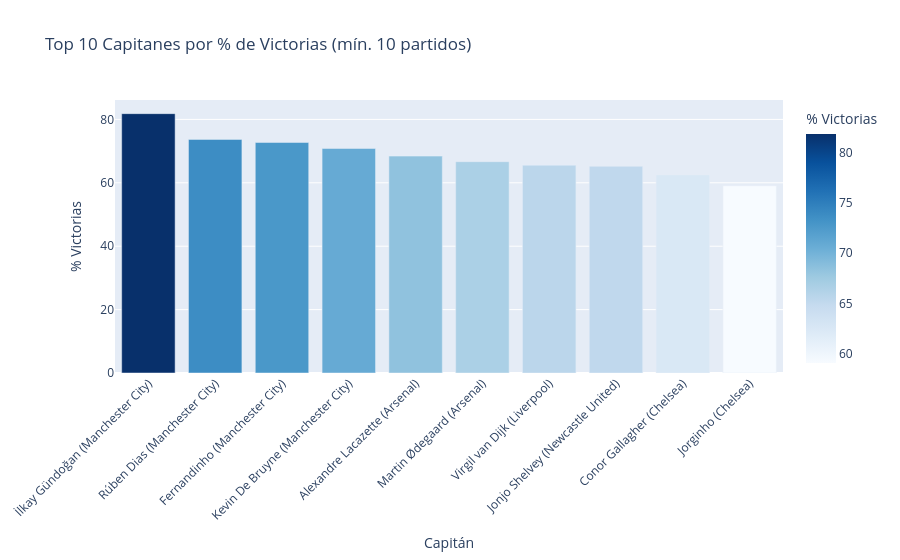

The notebook cell this image was saved under:
### Markdown cell above
¿Qué capitanes han tenido mayor influencia en el rendimiento de su equipo, medido por el porcentaje de victorias en los partidos que lideraron?

### Code cell
captain_stats = (
    df.groupby(["captain", "team"])
    .agg(
        partidos=("result", "count"),
        victorias=("result", lambda x: (x == "W").sum()),
        derrotas=("result", lambda x: (x == "L").sum()),
        empates=("result", lambda x: (x == "D").sum()),
    )
    .reset_index()
)

captain_stats["win_rate"] = (
    captain_stats["victorias"] / captain_stats["partidos"]
) * 100
captain_stats = (
    captain_stats[captain_stats["partidos"] >= 10]
    .sort_values("win_rate", ascending=False)
    .head(10)
)

captain_stats["captain_team"] = (
    captain_stats["captain"] + " (" + captain_stats["team"] + ")"
)

fig = px.bar(
    captain_stats,
    x="captain_team",
    y="win_rate",
    title="Top 10 Capitanes por % de Victorias (mín. 10 partidos)",
    labels={"captain_team": "Capitán", "win_rate": "% Victorias"},
    color="win_rate",
    color_continuous_scale="blues",
    hover_data=["partidos", "victorias", "derrotas", "empates"],
)

fig.update_layout(xaxis_tickangle=-45)
fig.show()

### Figure 1 — Plotly figure (JSON) as saved in the notebook; plotly's stock layout.template omitted (floating-point values rounded to 4 significant figures)
{"data": [{"customdata": [[44, 36, 4, 4], [19, 14, 2, 3], [22, 16, 3, 3], [48, 34, 4, 10], [19, 13, 5, 1], [105, 70, 15, 20], [90, 59, 11, 20], [23, 15, 5, 3], [24, 15, 4, 5], [22, 13, 3, 6]], "hovertemplate": "Capitán=%{x}<br>% Victorias=%{marker.color}<br>partidos=%{customdata[0]}<br>victorias=%{customdata[1]}<br>derrotas=%{customdata[2]}<br>empates=%{customdata[3]}<extra></extra>", "legendgroup": "", "marker": {"color": [81.82, 73.68, 72.73, 70.83, 68.42, 66.67, 65.56, 65.22, 62.5, 59.09], "coloraxis": "coloraxis", "pattern": {"shape": ""}}, "name": "", "orientation": "v", "showlegend": false, "textposition": "auto", "type": "bar", "x": ["İlkay Gündoğan (Manchester City)", "Rúben Dias (Manchester City)", "Fernandinho (Manchester City)", "Kevin De Bruyne (Manchester City)", "Alexandre Lacazette (Arsenal)", "Martin Ødegaard (Arsenal)", "Virgil van Dijk (Liverpool)", "Jonjo Shelvey (Newcastle United)", "Conor Gallagher (Chelsea)", "Jorginho (Chelsea)"], "xaxis": "x", "y": [81.82, 73.68, 72.73, 70.83, 68.42, 66.67, 65.56, 65.22, 62.5, 59.09], "yaxis": "y"}], "layout": {"barmode": "relative", "coloraxis": {"colorbar": {"title": {"text": "% Victorias"}}, "colorscale": [[0, "rgb(247,251,255)"], [0.125, "rgb(222,235,247)"], [0.25, "rgb(198,219,239)"], [0.375, "rgb(158,202,225)"], [0.5, "rgb(107,174,214)"], [0.625, "rgb(66,146,198)"], [0.75, "rgb(33,113,181)"], [0.875, "rgb(8,81,156)"], [1, "rgb(8,48,107)"]]}, "legend": {"tracegroupgap": 0}, "title": {"text": "Top 10 Capitanes por % de Victorias (mín. 10 partidos)"}, "xaxis": {"anchor": "y", "domain": [0, 1], "tickangle": -45, "title": {"text": "Capitán"}}, "yaxis": {"anchor": "x", "domain": [0, 1], "title": {"text": "% Victorias"}}}}
